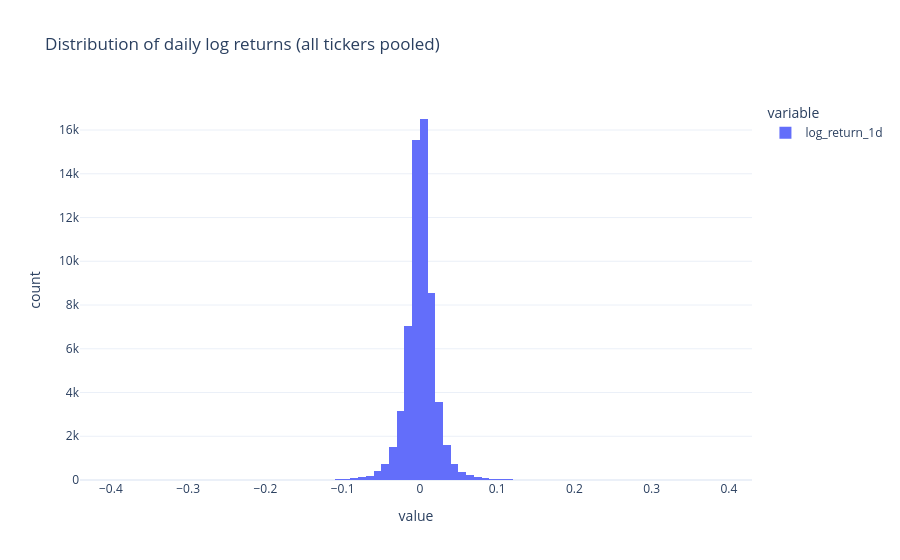

Notebook cell for this chart:
### Markdown cell above
## 3. Return distribution

Log returns should look roughly bell-shaped but with fatter tails than a
true normal distribution (the well-known "fat tails" property of financial
returns) -- worth checking skew/kurtosis directly rather than assuming
normality, since that assumption underlies the simple confidence intervals
used later in the app.

### Code cell
raw_sorted = raw.sort_values(["Ticker", "Date"])
raw_sorted["log_return_1d"] = raw_sorted.groupby("Ticker")["Close"].transform(
    lambda s: np.log(s / s.shift(1))
)

returns = raw_sorted["log_return_1d"].dropna()
print("Mean:", np.round(returns.mean(), 5), "Std:", np.round(returns.std(), 5))
print("Skew:", np.round(returns.skew(), 3), "Kurtosis:", np.round(returns.kurtosis(), 3))

fig = px.histogram(returns, nbins=150, title="Distribution of daily log returns (all tickers pooled)")
fig.show()

### Figure 1 — Plotly figure (JSON) as saved in the notebook; plotly's stock layout.template omitted (floating-point values rounded to 4 significant figures; data arrays with more than 128 entries replaced by an {"elided": "..."} marker saying what was removed)
{"data": [{"alignmentgroup": "True", "bingroup": "x", "hovertemplate": "variable=log_return_1d<br>value=%{x}<br>count=%{y}<extra></extra>", "legendgroup": "log_return_1d", "marker": {"color": "#636efa", "pattern": {"shape": ""}}, "name": "log_return_1d", "nbinsx": 150, "offsetgroup": "log_return_1d", "orientation": "v", "showlegend": true, "type": "histogram", "x": {"elided": "60984 float values"}, "xaxis": "x", "yaxis": "y"}], "layout": {"barmode": "relative", "legend": {"title": {"text": "variable"}, "tracegroupgap": 0}, "title": {"text": "Distribution of daily log returns (all tickers pooled)"}, "xaxis": {"anchor": "y", "domain": [0, 1], "title": {"text": "value"}}, "yaxis": {"anchor": "x", "domain": [0, 1], "title": {"text": "count"}}}}
